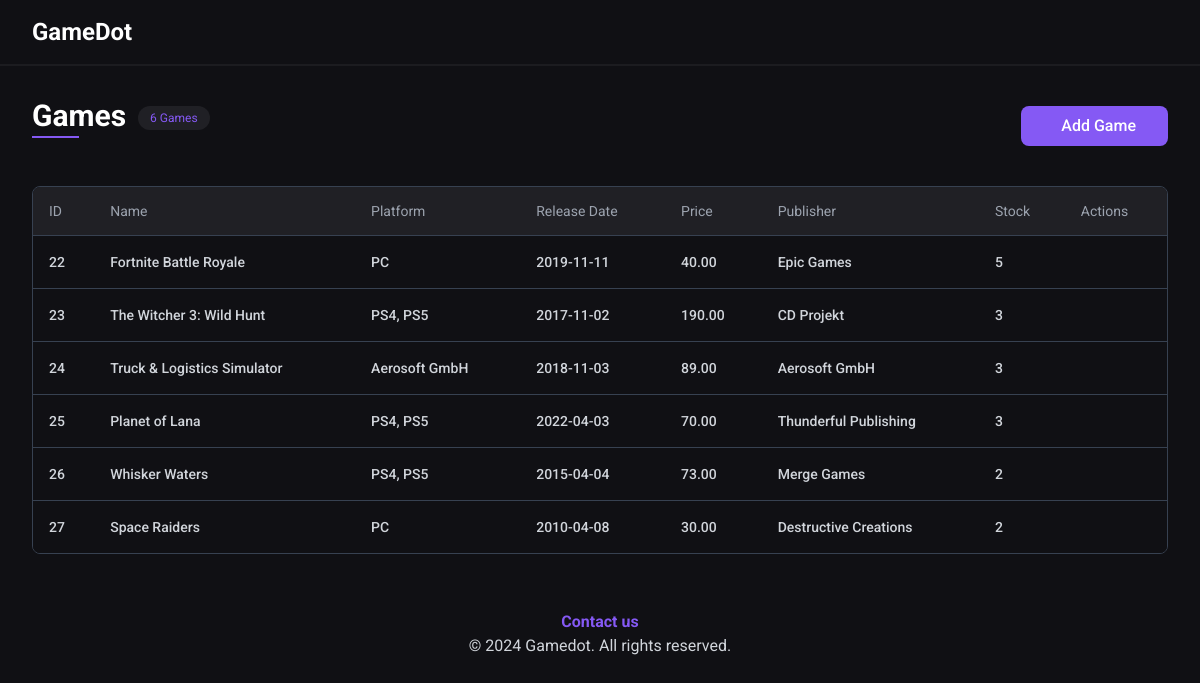
The app's page /gamedot/admin/games/ (signed in) with its own data.
### tables this page shows
CREATE TABLE `games` (
  `id` int(11) NOT NULL,
  `name` varchar(255) DEFAULT NULL,
  `description` text DEFAULT NULL,
  `platform` varchar(30) NOT NULL,
  `price` decimal(10,2) NOT NULL,
  `main_image_url` varchar(255) DEFAULT NULL,
  `age_rating` int(11) DEFAULT NULL,
  `publisher` varchar(100) NOT NULL,
  `release_date` date NOT NULL DEFAULT current_timestamp()
);

### src/admin/games/controllers/games.php (called while the page is built, shortened)
<?php
$gamesColumns = [
    'id' => 'ID',
    'name' => 'Name',
    'platform' => 'Platform',
    'release_date' => 'Release Date',
    'price' => 'Price',
    'publisher' => 'Publisher',
    'stock' => 'Stock',
];
$database = new Database();
$query = 'SELECT
    games.*,
    COUNT(stock.game_id) AS stock
FROM
    games
LEFT JOIN
    stock ON games.id = stock.game_id
GROUP BY
    games.id';
$games = $database->query($query)->qAll();
require('src/admin/games/views/games.view.php');

### core/database.php (called while the page is built, shortened)
<?php
class Database
{
  private $host = 'localhost';
  private $db_name = 'gamedot';
  private $port = '3308';
  private $username = 'root';
  private $connection;
  private $statement;
  public function __construct()
  {
    $this->connection = null;
    try {
      $this->connection = new PDO('mysql:host=' . $this->host . ';port=' . $this->port . ';dbname=' . $this->db_name . ';user=' . $this->username);
      $this->connection->setAttribute(PDO::ATTR_ERRMODE, PDO::ERRMODE_EXCEPTION);
      $this->connection->setAttribute(PDO::ATTR_DEFAULT_FETCH_MODE, PDO::FETCH_ASSOC);
    } catch (PDOException $e) {
      echo 'Connection Error: ' . $e->getMessage();
    }
  }
  public function query($query, $params = [])
  {
    $this->statement = $this->connection->prepare($query);
    $this->statement->execute($params);
    return $this;
  }
  public function qAll()
  {
    return $this->statement->fetchAll();
  }
}

### src/admin/games/views/games.view.php (the view, shortened to what this page needs)
<main>
  <div class="xl:container mx-auto p-8">
    <div class="flex justify-between items-center gap-4 flex-wrap ">
      <div class="flex items-start gap-x-3">
        <h2 class="text-3xl font-bold mb-4 inline-block relative pb-1">
          Games
          <span class="absolute bottom-0 left-0 w-1/2 h-0.5 bg-primary"></span>
        </h2>
        <span class="px-3 py-1 text-xs rounded-full bg-secondaryBlack text-primary mt-2"><?= count($games) ?> Games</span>
      </div>
      <a href="./add">
        <button class="bg-primary px-8 py-2 font-medium rounded-lg text-white hover:opacity-85 duration-300 flex justify-center items-center">
          <p>Add Game</p>
        </button>
      </a>
    </div>
    <section>
      <div class="flex flex-col mt-6">
        <div class="overflow-x-auto ">
          <div class="inline-block min-w-full py-2 align-middle">
            <div class="overflow-hidden border  border-gray-700 md:rounded-lg">
              <table class="min-w-full divide-y divide-gray-700">
                <thead class="bg-secondaryBlack">
                  <tr>
                    <?php
                    foreach ($gamesColumns as $column) :
                    ?>
                      <th scope='col' class='px-4 py-3.5 text-sm font-normal text-left rtl:text-right text-gray-400'><?= $column ?></th>
                    <?php endforeach; ?>
                    <th scope='col' class='px-4 py-3.5 text-sm font-normal text-left rtl:text-right text-gray-400'>Actions</th>
                  </tr>
                </thead>
                <tbody class=" divide-y divide-gray-700 bg-myBlack">
                  <?php
                  foreach ($games as $game) : ?>
                    <tr>
                      <?php foreach ($gamesColumns as $dbcolumn => $column) : ?>
                        <td class='px-4 py-4 text-sm font-medium text-gray-300 whitespace-nowrap hover:text-primary duration-300'><a href="./<?= $game['id'] ?>"><?= $game[$dbcolumn]  ?></a></td>
                      <?php endforeach; ?>
                      <td class="px-4 py-4 text-sm whitespace-nowrap">
                        <div class="flex items-center gap-x-6">
                        </div>
                      </td>
                    </tr>
                  <?php endforeach; ?>
                </tbody>
              </table>
            </div>
          </div>
        </div>
      </div>
    </section>
  </div>
</main>

### records on screen
games: id "22", name "Fortnite Battle Royale", platform "PC", release_date "2019-11-11", price "40.00", publisher "Epic Games", dbcolumn "5"
games: id "23", name "The Witcher 3: Wild Hunt", platform "PS4, PS5", release_date "2017-11-02", price "190.00", publisher "CD Projekt", dbcolumn "3"
games: id "24", name "Truck & Logistics Simulator", platform "Aerosoft GmbH", release_date "2018-11-03", price "89.00", publisher "Aerosoft GmbH", dbcolumn "3"
games: id "25", name "Planet of Lana", platform "PS4, PS5", release_date "2022-04-03", price "70.00", publisher "Thunderful Publishing", dbcolumn "3"
games: id "26", name "Whisker Waters", platform "PS4, PS5", release_date "2015-04-04", price "73.00", publisher "Merge Games", dbcolumn "2"
games: id "27", name "Space Raiders", platform "PC", release_date "2010-04-08", price "30.00", publisher "Destructive Creations", dbcolumn "2"

### other values on screen
count($games) "6"
$column "ID"
$column "Name"
$column "Platform"
$column "Release Date"
$column "Price"
$column "Publisher"
$column "Stock"
